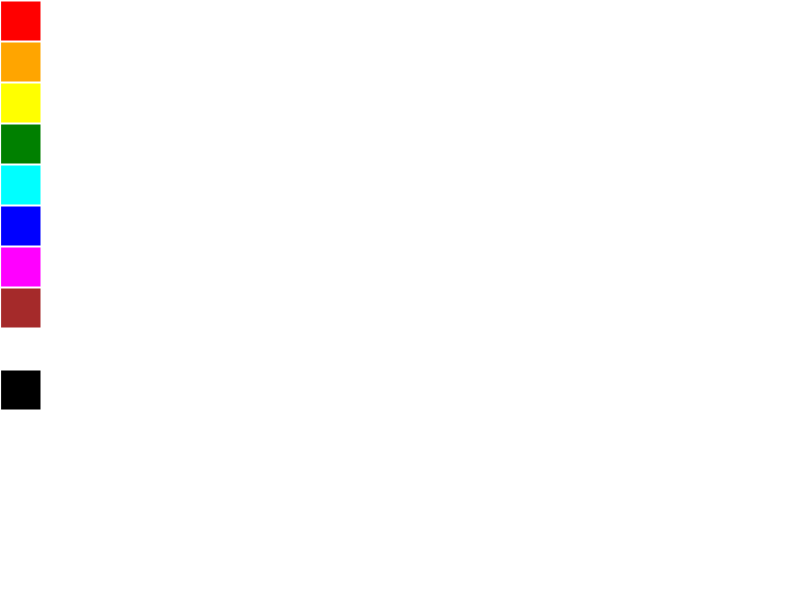
Frame 1 (no input)
Frame 60 (no input): identical to frame 1, image omitted
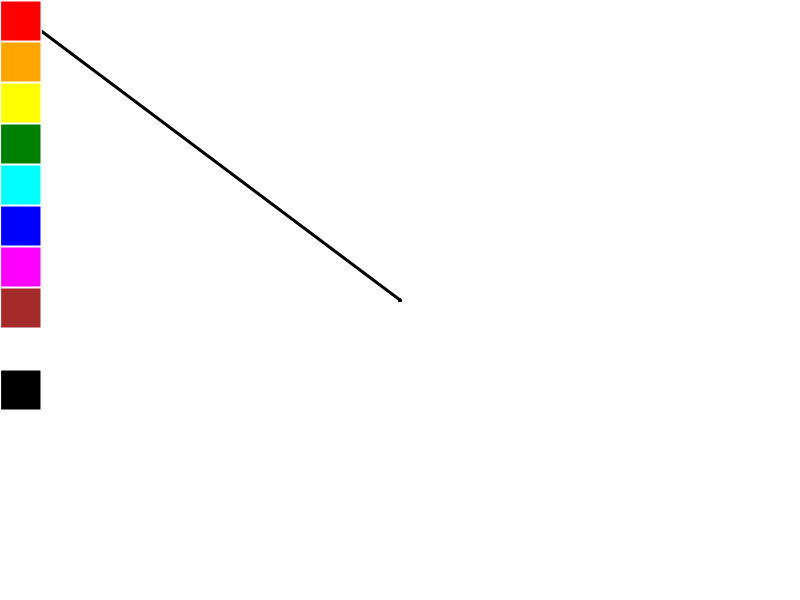
Frame 120 (the mouse pressed at the canvas centre since frame 60)

The p5.js sketch that drew these frames (run headless with seeded random() and noise() and a simulated clock; from frame 60 on, the mouse is pressed at the canvas centre):

// p5.js sketch
// ── sketch.js
let square1
let square2
let square3
let square4
let square5
let square6
let square7
let square8
let square9
let square10
//let backColor = "white";
let currentColor


function setup() {
  background(255);
  createCanvas(displayWidth, displayHeight);
  currentColor = 0;
  square1 = new PaintBox(1, 1, 40, "red"); //mouseX == 1 & 41; mouseY = 1 & 41 "red"
  square2 = new PaintBox(1, 42, 40, "orange"); // mouseY == 42 & 82 "orange"
  square3 = new PaintBox(1, 83, 40, "yellow"); // mouseY == 83 & 123 "yellow"
  square4 = new PaintBox(1, 124, 40, "green"); // mouseY == 124 & 164 "green"
  square5 = new PaintBox(1, 165, 40, "cyan"); // mouseY == 165 & 205 "cyan"
  square6 = new PaintBox(1, 206, 40, "blue"); // mouseY == 206 & 240 "blue"
  square7 = new PaintBox(1, 247, 40, "magenta"); // mouseY == 247 & 287 "magenta"
  square8 = new PaintBox(1, 288, 40, "brown"); // mouseY == 288 & 328 "brown"
  square9 = new PaintBox(1, 329, 40, "white"); // mouseY == 329 & 369 "white"
  square10 = new PaintBox(1, 370, 40, "black"); // mouseY == 370 & 410 "black"
}

function draw() {
  
  strokeWeight(1);
  stroke(255);
  square1.appear();
  square2.appear();
  square3.appear();
  square4.appear();
  square5.appear();
  square6.appear();
  square7.appear();
  square8.appear();
  square9.appear();
  square10.appear();

  selectedColor();
  drawing(currentColor);
 
  }

class PaintBox {
  constructor(theX, theY, theSide, theColor){
    this.x = theX;
    this.y = theY;
    this.side = theSide;
    this.color = theColor;
  }

  appear() {
    push();
    fill(this.color);
    square(this.x, this.y, this.side)
    pop();
  }
}

function selectedColor (){
  if(mouseIsPressed && (mouseX > 1) && (mouseX < 41) && (mouseY > 1) && (mouseY < 41)) {
      currentColor = "red";}
    else if(mouseIsPressed && (mouseX > 1) && (mouseX < 41) && (mouseY > 42) && (mouseY < 82)) {
      currentColor = "orange"; }
    else if(mouseIsPressed && (mouseX > 1) && (mouseX < 41) && (mouseY > 83) && (mouseY < 123)) {
      currentColor = "yellow"; }
    else if(mouseIsPressed && (mouseX > 1) && (mouseX < 41) && (mouseY > 124) && (mouseY < 164)) {
      currentColor = "green"; } 
    else if(mouseIsPressed && (mouseX > 1) && (mouseX < 41) && (mouseY > 165) && (mouseY < 205)) {
      currentColor = "cyan"; }
    else if(mouseIsPressed && (mouseX > 1) && (mouseX < 41) && (mouseY > 206) && (mouseY < 240)) {
      currentColor = "blue"; }
    else if(mouseIsPressed && (mouseX > 1) && (mouseX < 41) && (mouseY > 247) && (mouseY < 287)) {
      currentColor = "magenta"; }
    else if(mouseIsPressed && (mouseX > 1) && (mouseX < 41) && (mouseY > 288) && (mouseY < 328)) {
      currentColor = "brown"; }
    else if(mouseIsPressed && (mouseX > 1) && (mouseX < 41) && (mouseY > 329) && (mouseY < 369)) {
      currentColor = "white"; }
    else if(mouseIsPressed && (mouseX > 1) && (mouseX < 41) && (mouseY > 370) && (mouseY < 410)) {
      currentColor = "black"; }
      else {
        currentColor = currentColor;
        }
}

function drawing(currentColor){
  push();
  if(mouseIsPressed)
  {
    stroke(currentColor);
    strokeWeight(3);
    line(pmouseX, pmouseY, mouseX, mouseY);
  }
  pop();
}
